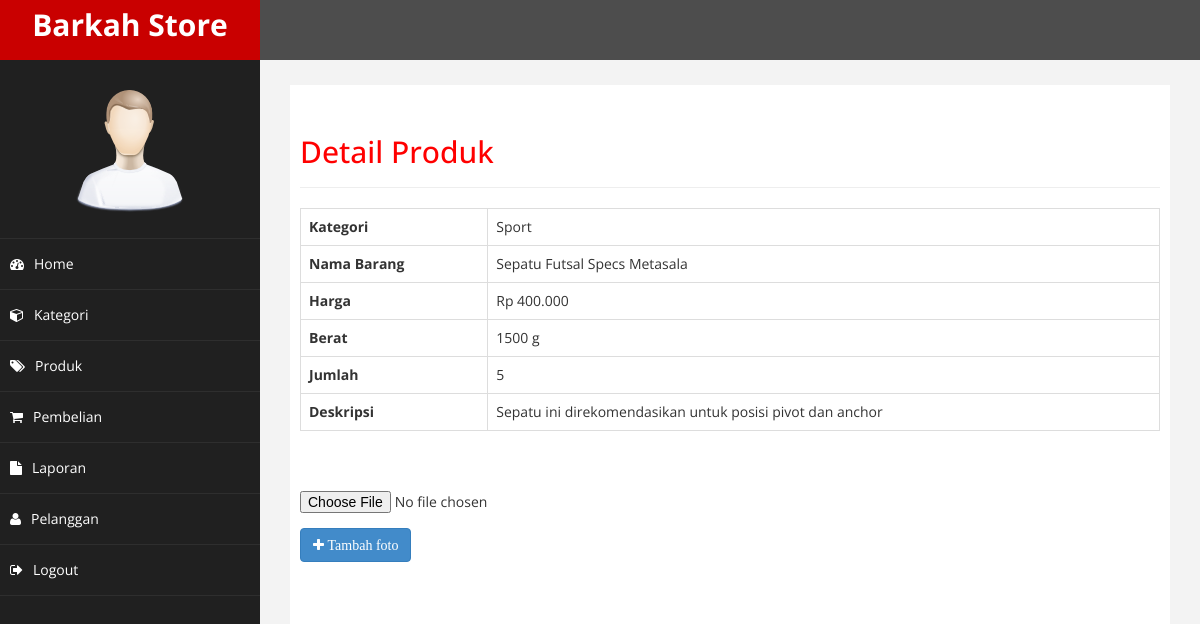
/admin/index.php?hal=detail_produk&id=6 (signed in), run on the app's committed database.
### tables this page shows
CREATE TABLE `produk` (
  `id_produk` int(11) NOT NULL,
  `id_kategori` int(11) NOT NULL,
  `nama_produk` varchar(40) NOT NULL,
  `harga_produk` int(11) NOT NULL,
  `berat` int(11) NOT NULL,
  `foto_produk` varchar(40) NOT NULL,
  `deskripsi` text NOT NULL,
  `stok_produk` int(11) NOT NULL
);

CREATE TABLE `kategori` (
  `id_kategori` int(11) NOT NULL,
  `nama_kategori` varchar(40) NOT NULL
);

### admin/function.php (called while the page is built, shortened)
<?php
function rupiah($angka) {
    $rupiah = "Rp " . number_format($angka,0,',','.');
    return $rupiah;
}
?>

### admin/detail_produk.php (the view, shortened to what this page needs)
<?php
include 'function.php';
?>
<div class="page-header">
    <h2>Detail Produk</h2>
</div>
<?php
$id_produk = $_GET['id'];
$tampil = mysqli_query($koneksi, "SELECT * FROM produk LEFT JOIN kategori ON
                                                produk.id_kategori=kategori.id_kategori
                                                WHERE id_produk = '$id_produk'");
$data = mysqli_fetch_assoc($tampil);
?>
<table class="table table-bordered">
    <tr>
        <th>Kategori</th>
        <td><?= $data['nama_kategori'] ?></td>
    </tr>
    <tr>
        <th>Nama Barang</th>
        <td><?=  $data['nama_produk'] ?></td>
    </tr>
    <tr>
        <th>Harga</th>
        <td><?=  rupiah($data['harga_produk']) ?></td>
    </tr>
    <tr>
        <th>Berat</th>
        <td><?=  $data['berat'] ?> g</td>
    </tr>
    <tr>
        <th>Jumlah</th>
        <td><?=  $data['stok_produk'] ?></td>
    </tr>
    <tr>
        <th>Deskripsi</th>
        <td><?=  $data['deskripsi'] ?></td>
    </tr>
</table>
<div style="margin-top: 40px;">
    <form method="post" enctype="multipart/form-data">
        <div class="form-group">
            <input type="file" name="produk_foto" required>
        </div>
        <button class="btn btn-primary btn-tambah" name="tambah">
            <i class="fa fa-plus"> Tambah foto</i>
        </button>
    </form>
</div>

### admin/assets/css/custom.css (style rules this page uses)
body { font-family: 'Open Sans', sans-serif; }
h2 { color: #f00; }

### data on the page
produk: id_kategori.nama_kategori "Sport", nama_produk "Sepatu Futsal Specs Metasala", harga_produk "Rp 400.000", berat "1500", stok_produk "5", deskripsi "Sepatu ini direkomendasikan untuk posisi pivot dan anchor"
